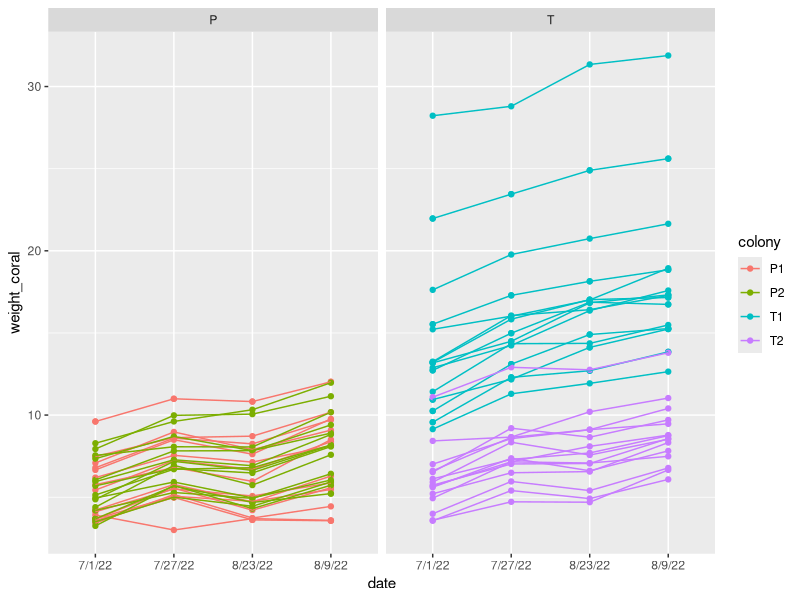

This chart was generated by the following R code: (Note: this script raises an error after producing the figure.)
library(tidyverse)
library(knitr)
propD<-read_csv("Data/qPCR/proportionD.csv")
std_w<-read_csv("Data/qPCR/std.csv")


#offset data
offset<-std_w %>%
  rowwise() %>%
  mutate(offset = mean(c(`perc std 1`,`perc std 2`)))

# Import buoyant weight data
bw_mastersheet <- read_csv("Data/Buoyant_Weight/bw_mastersheet.csv") %>%
  full_join(offset)%>% 
  mutate(species = str_sub(FragID, 1, 1),
         colony = str_sub(FragID, 1, 2),
         pedw = case_when(pedestal == 1 ~ 2.308/offset,
                          pedestal == 2 ~ 2.860/offset)) %>%
  mutate(adj_w = weight/offset,
         final= adj_w-pedw)%>%
  full_join(propD)
 

#adding column using offset values to adjust weight

# count frags of each colony that are C or D dominated
bw_mastersheet %>%
  distinct(FragID, colony, propD) %>%
  group_by(colony, propD>.5)%>%
  summarise(n = n())

# Create function to convert buoyant weight to dry weight based on temperature and skeletal density
bw.dw <- function(bw, temp, CoralDens) {
  StdAir <- 39.092
  StdFW <- 0.0047263 * temp + 21.474
  StdSW <- 0.0052731 * temp + 21.003
  StdDens <- 1/(1-(StdFW/StdAir))
  SWDens <- StdDens*(1-(StdSW/StdAir))
  CoralWeight <- bw/(1-(SWDens/CoralDens))
  return(CoralWeight)
}

# Remove pedestal weight, and convert coral buoyant weight to dry weight
bw_mastersheet <- bw_mastersheet %>%
  mutate(coraldens = case_when(species == "T" ~ 2.1,                # REPLACE 2.1 WITH TURBINARIA SKELETAL DENSITY
                              species == "P" ~ 2.1),               # REPLACE 2.1 WITH POCILLOPORA SKELETAL DENSITY
         weight_coral = pmap_dbl(.l = list(final, as.numeric(temp), coraldens), ~bw.dw(..1, ..2, ..3)))

#############
# Plot weight over time
fig <- ggplot(bw_mastersheet, aes(x = date, y = weight_coral, 
                                  group = FragID, color = colony)) +
  geom_point() +
  geom_line() +
  facet_wrap(~species)
# Bryce: there is a row with NA for species. Track down why this is there and remove it upstream.
fig %+% filter(bw_mastersheet, !is.na(species))

# There are quite a few frags that decrease in weight between time points
# and we need to QC these. Did they break? Did they have partial mortality?
lost_weight <- bw_mastersheet %>%
  group_by(FragID) %>%
  filter(weight_coral[TimePoint == 4] < weight_coral[TimePoint == 2])

#############
# Calculate percent growth
df <- bw_mastersheet %>%
  group_by(FragID,colony, species, propD) %>%
  summarise(perc_change1 = (weight_coral[TimePoint == 4] - weight_coral[TimePoint == 1])/(weight_coral[TimePoint == 1])*100)
  #summarise(perc_change2 = (weight_coral[TimePoint == 3] - weight_coral[TimePoint == 1])/(weight_coral[TimePoint == 1])*100)
  #summarise(perc_change3 = (weight_coral[TimePoint == 2] - weight_coral[TimePoint == 1])/(weight_coral[TimePoint == 1])*100)
#summarise(perc_change = (weight[TimePoint == 2] -weight[TimePoint == 1])/(weight[TimePoint == 1])*100)
#group_By<- tidyverse function that uses column names (no spaces, lower case etc), to make certain cgoups 


#############
# Plot Pocillopora growth, change perc_change# to run multiple anovas
df %>%
 filter(species == "P") %>%
  ggplot(aes(x=propD, y=perc_change1, color = colony))+geom_point()#from
  
# Analyze Pocillopora
pmod <- 
  lm(perc_change1 ~ propD*colony, data = filter(df, species == "P"))
anova(pmod)

#############
# Plot Turbinaria growth

df %>%
  filter(species == "T") %>%
  ggplot(aes(x=propD, y=perc_change1, color = colony))+geom_point()#from

mod <- lm(perc_change1 ~ propD*colony, data = filter(df, species == "T"))
anova(mod)
